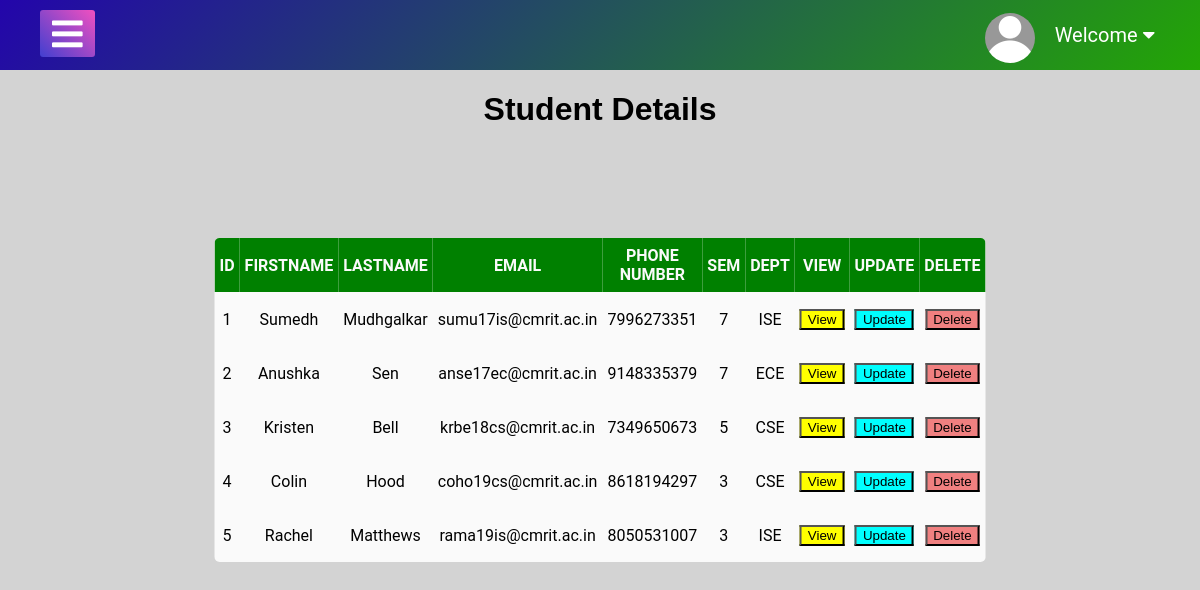
Page /manage_student.php on the committed database.
### tables this page shows
CREATE TABLE `student` (
  `id` int(11) NOT NULL,
  `first_name` varchar(20) NOT NULL,
  `last_name` varchar(20) NOT NULL,
  `pho` bigint(10) NOT NULL,
  `email` varchar(30) NOT NULL,
  `department` varchar(10) NOT NULL,
  `sem` int(1) NOT NULL,
  `year_joined` int(4) NOT NULL,
  `pswd` varchar(10) NOT NULL,
  `profile_photo` blob NOT NULL,
  `count` int(10) NOT NULL DEFAULT 0
);

### manage_student.php (the view, shortened to what this page needs)
<!DOCTYPE html>
<html lang="en" dir="ltr">
<head>
  <link rel="stylesheet" type="text/css" href="admin.css">
  <link rel="stylesheet" type="text/css" href="manage.css">
  <link rel="stylesheet" type="text/css" href="https://use.fontawesome.com/releases/v5.6.3/css/all.css">
</head>
<body>
  <label for="check">
    <i class="fas fa-bars" id="btn"></i>
  </label>
  <div class="topbar">
    <div id="nav">
      <ul>
        <li><img src="default.png" alt="Avatar" class="avatar"></li>
        <li><a href="admin.php"> Welcome <?php echo($_SESSION['usrname']); ?>  <i class="fas fa-caret-down"></i></a>
        </li>
      </ul>
    </div>
  </div>
  <h1 style="text-align: center;">Student Details</h1>
  <div class="container">
      <br>
      <table>
        <thead>
          <tr>
            <th>ID</th>
            <th>Firstname</th>
            <th>Lastname</th>
            <th>Email</th>
            <th>Phone Number</th>
            <th>Sem</th>
            <th>Dept</th>
            <th>View</th>
            <th>Update</th>
            <th>Delete</th>
          </tr>
        </thead>
        <tbody>
          <?php
          include 'connection.php';
          $sql = " select * from student ";
          $result = mysqli_query($con,$sql);
          while($row = mysqli_fetch_assoc($result))
          {
            $id=$row['id'];
            echo '<tr>' ;
            echo '<td>' . $row['id'] . '</td>' ;
            echo '<td>' . $row['first_name'] . '</td>' ;
            echo '<td>' . $row['last_name'] . '</td>' ;
            echo '<td>' . $row['email'] . '</td>' ;
            echo '<td>' . $row['pho'] . '</td>' ;
            echo '<td>' . $row['sem'] . '</td>' ;
            echo '<td>' . $row['department'] . '</td>' ;
            echo "<td><a href='view_student.php?id=$id' ><button type='button' class='btn btn-info' style='background: yellow;'>View</button></td>";
            echo "<td><a href='update_student.php?id=$id'><button type='button' class='btn btn-warning' style='background: aqua;'>Update</button></a></td>";
            echo "<td><a href='delete_student.php?id=$id'><button type='button' class='btn btn-danger' style='background: lightcoral;'>Delete</button></a></td>";
            echo '</tr>';
          }
          ?>
        </tbody>
      </table>
    </div>
</body>
</html>

### admin.css (style rules this page uses)
body { background: #d3d3d3; font-family: arial; margin: 0; padding: 0; }
label #btn,label #cancel { position: absolute; cursor: pointer; background: linear-gradient(-135deg,#F150C0,#413FD0); border-radius: 3px; }
label #btn { left: 40px; top: 10px; font-size: 35px; background: linear-gradient(-135deg,#F150C0,#413FD0); color: white; padding: 6px 12px; transition: all .5s ; }
.topbar { margin: 0 auto; }
#nav { height: 70px; background: linear-gradient(-45deg, #23A605,#2305AB); transition: all .5s ease; }
#nav ul { padding: 0; margin: 0; float: right; margin-right: 30px; }
#nav ul li { position: relative; list-style: none; display: inline-block; line-height: 70px; }
#nav ul li a { padding: 0 15px; color: white; text-decoration: none; font-size: 20px; font-family: 'Roboto', sans-serif; }
.avatar { vertical-align: middle; width: 50px; height: 50px; border-radius: 50%; }

### manage.css (style rules this page uses)
table { position: absolute; z-index: 2; left: 50%; top: 50%; transform: translate(-50%,-50%); width:50%; border-collapse:collapse; border-spacing:0; border-radius:5px; overflow:hidden; box-shadow: 0 2px, 12px rgba(32,32,32,.3); height:200px; background: #fafafa; text-align:center; }
th,td { padding:2px 5px; height: 50px; }
th { background: green; color:#fafafa; text-transform:uppercase; font-family:'Roboto', sans-serif; }
td { font-family:'Roboto', sans-serif ; }
button { cursor: pointer; }

### rows in the picture
student: id "1", first_name "Sumedh", last_name "Mudhgalkar", email "sumu17is@cmrit.ac.in", pho "7996273351", sem "7", department "ISE"
student: id "2", first_name "Anushka", last_name "Sen", email "anse17ec@cmrit.ac.in", pho "9148335379", sem "7", department "ECE"
student: id "3", first_name "Kristen", last_name "Bell", email "krbe18cs@cmrit.ac.in", pho "7349650673", sem "5", department "CSE"
student: id "4", first_name "Colin", last_name "Hood", email "coho19cs@cmrit.ac.in", pho "8618194297", sem "3", department "CSE"
student: id "5", first_name "Rachel", last_name "Matthews", email "rama19is@cmrit.ac.in", pho "8050531007", sem "3", department "ISE"
